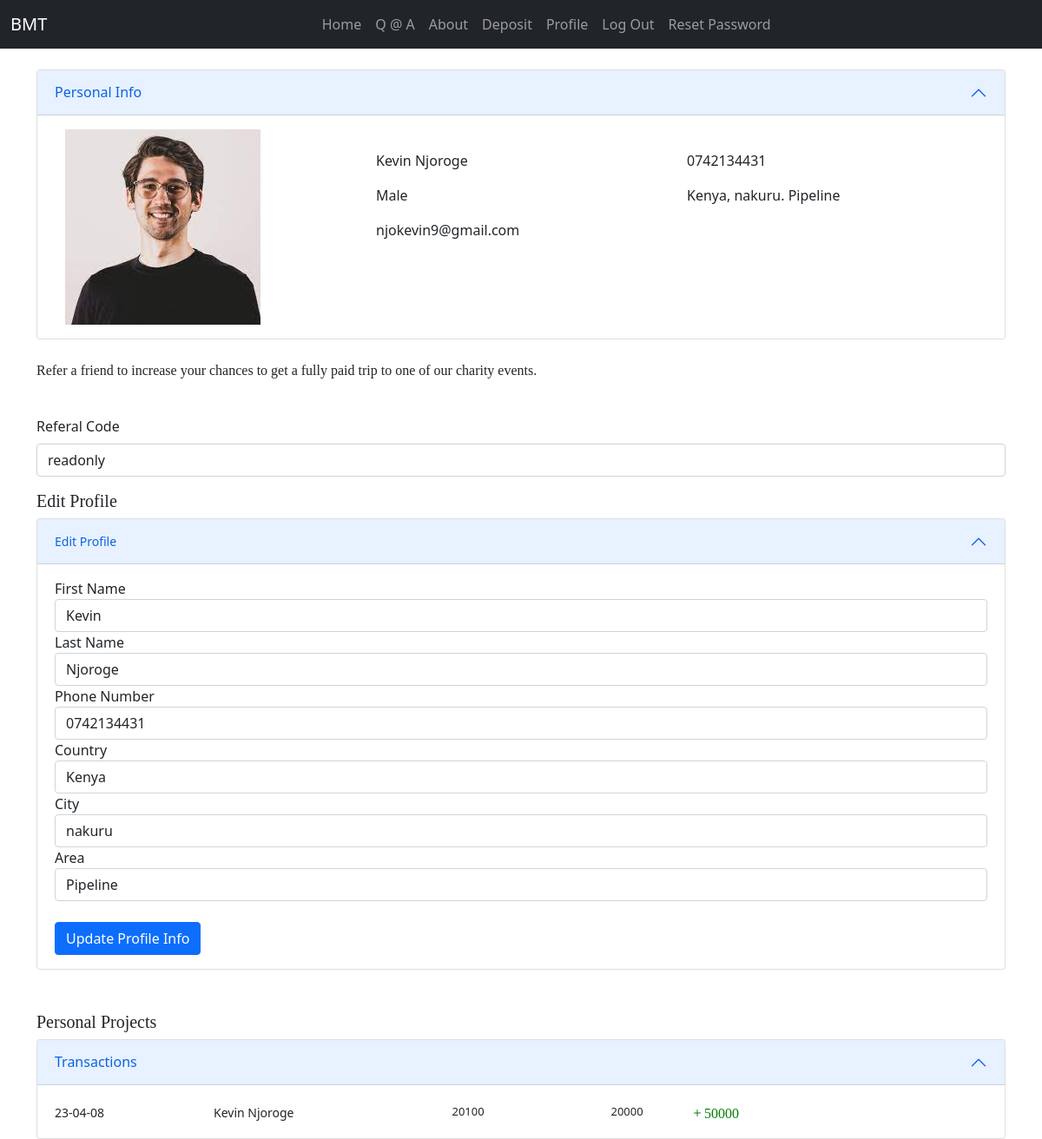
The page /Users/profile/ (signed in) on the database as committed earlier.
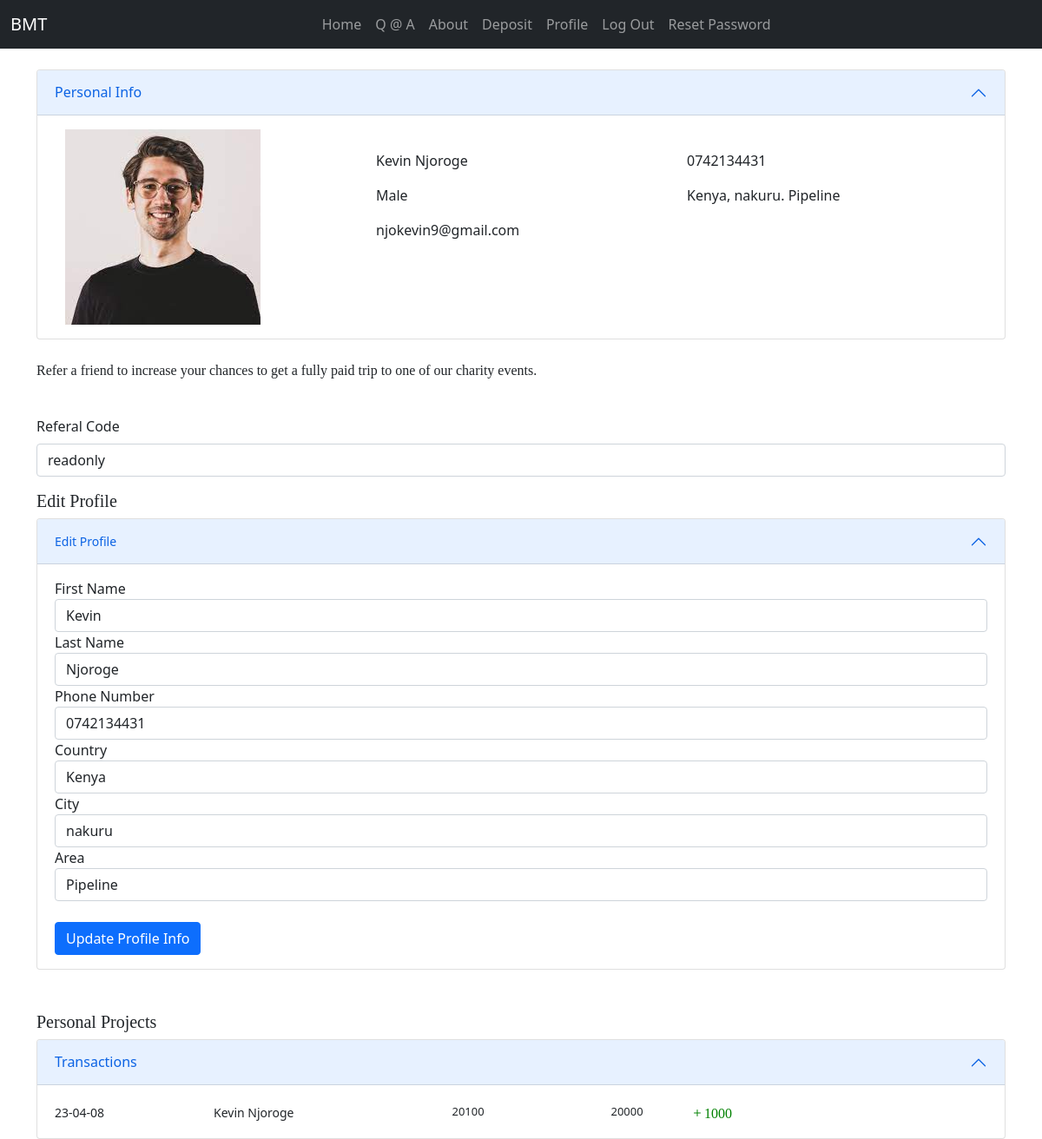
The same page on the database as committed later.
### Users/models.py (models this page shows, shortened)
class Project(models.Model):
    user = models.ForeignKey(MyUser, on_delete=models.CASCADE)
    title=models.CharField(max_length=30)
    first_name=models.CharField(max_length=100)
    last_name=models.CharField(max_length=100)
    surname=models.CharField(max_length=100,blank=True)
    target_relationship=models.CharField(max_length=100,blank=True)
    target_country=models.CharField(max_length=100,blank=True)
    target_city=models.CharField(max_length=100,blank=True)
    target_area=models.CharField(max_length=100,blank=True)
    problem=models.TextField(max_length=500,blank=True)
    solution=models.TextField(max_length=300,blank=True)
    target_amount=models.PositiveIntegerField(default=0)
    achieved_amount=models.PositiveIntegerField(default=0)
    date=models.DateTimeField(auto_now=True)
    expiry=models.CharField(max_length=100)
    status=models.CharField(max_length=10)
    def __str__(self):
        return f"{self.user}"

### Users/views.py (the view, shortened to what this page needs)
# urls.py: path('profile/',Profiles.as_view(),name='profile'),
class Profiles(ListView):
    model=Profile
    template_name = 'Users/profile.html'
    def get_context_data(self, *, object_list=None, **kwargs):
        context = super(Profiles, self).get_context_data(**kwargs)
        user = self.request.user
        print(type(user))
        context['projects'] = Project.objects.filter(user=user)
        print(context)
        return context

### Users/models.py (called while the page is built)
    def __str__(self):
        return self.email

    def __str__(self):
        return f"{self.user}"

### Users/templates/Users/profile.html (shortened to what the changed rows need)
{% extends 'Users/base.html' %}
{% load crispy_forms_tags %}
{% block content %}
<br>
<div class="accordion container" id="accordionExample">
  <div class="accordion-item">
    <h2 class="accordion-header" id="headingOne">
      <button class="accordion-button" type="button" data-bs-toggle="collapse" data-bs-target="#collapseOne" aria-expanded="true" aria-controls="collapseOne">
        Personal Info
      </button>
    </h2>
  </div>
  </div>
</div>
        <div class="container">
            <br>
            <br>
  <div class="accordion" id="changePhoneNumberAccordion">
    <div class="accordion-item">
      <h2 class="accordion-header" id="changePhoneNumberHeader">
        <button class="accordion-button" type="button" data-bs-toggle="collapse" data-bs-target="#changePhoneNumberCollapse" aria-expanded="true" aria-controls="changePhoneNumberCollapse">
          <small>Edit Profile</small>
        </button>
      </h2>
    </div>
  </div>
            <br>
            <br>
<div class="accordion" id="transactionsAccordion2" data-display-toggle="False" data-bs-parent="#transactionsAccordion2">
  <div class="accordion-item">
    <h2 class="accordion-header" id="headingTwo">
      <button class="accordion-button" type="button" data-bs-toggle="collapse" data-bs-target="#collapseTwo" aria-expanded="true" aria-controls="collapseTwo">
        Transactions
      </button>
    </h2>
    <div id="collapseTwo" class="accordion-collapse collapse show" aria-labelledby="headingTwo" data-bs-parent="#transactionsAccordion2">
      <div class="accordion-body">
        {% for transaction in projects %}
          <div class="row" style="padding-top:5px;">
            <div class="col-sm-2" style="font-size:14px;">{{ transaction.date|date:"y-m-d"}} </div>
            <div class="col-sm-3" style="font-size:14px;">{{ transaction.first_name }} {{ transaction.last_name }}</div>
            <div class="col-sm-2" style="font-size:13px;"> {{ transaction.target_area }}</div>
            <div class="col-sm-1" style="font-size:13px;"> {{ transaction.target_amount }}</div>
            <div class="col-sm-1"  style="color:green;font-family:verdana;"><i class="bi bi-plus"></i>{{ transaction.achieved_amount }}</div>
          </div>
        {% endfor %}
      </div>
    </div>
  </div>
</div>
        </div>
{% endblock %}

Rows that differ between the two databases and show on the page:
changed Project "Kevin": achieved_amount "50000" → "1000"
